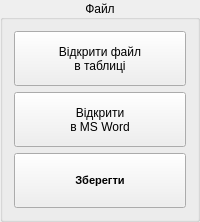
     <widget class="QGroupBox" name="groupBox_2">
      <property name="styleSheet">
       <string notr="true"/>
      </property>
      <property name="title">
       <string>Файл</string>
      </property>
      <property name="alignment">
       <set>Qt::AlignCenter</set>
      </property>
      <layout class="QGridLayout" name="gridLayout_5">
       <item row="0" column="0">
        <widget class="QPushButton" name="pushButton_openForm">
         <property name="minimumSize">
          <size>
           <width>0</width>
           <height>55</height>
          </size>
         </property>
         <property name="text">
          <string>Відкрити файл
в таблиці</string>
         </property>
        </widget>
       </item>
       <item row="1" column="0">
        <widget class="QPushButton" name="pushButton_OpenMsWord">
         <property name="minimumSize">
          <size>
           <width>0</width>
           <height>55</height>
          </size>
         </property>
         <property name="text">
          <string>Відкрити
в MS Word</string>
         </property>
        </widget>
       </item>
       <item row="2" column="0">
        <widget class="QPushButton" name="pushButton_Save">
         <property name="minimumSize">
          <size>
           <width>0</width>
           <height>55</height>
          </size>
         </property>
         <property name="font">
          <font>
           <family>MS Shell Dlg 2</family>
           <pointsize>8</pointsize>
           <weight>75</weight>
           <italic>false</italic>
           <bold>true</bold>
          </font>
         </property>
         <property name="styleSheet">
          <string notr="true"/>
         </property>
         <property name="text">
          <string>Зберегти</string>
         </property>
        </widget>
       </item>
      </layout>
     </widget>
